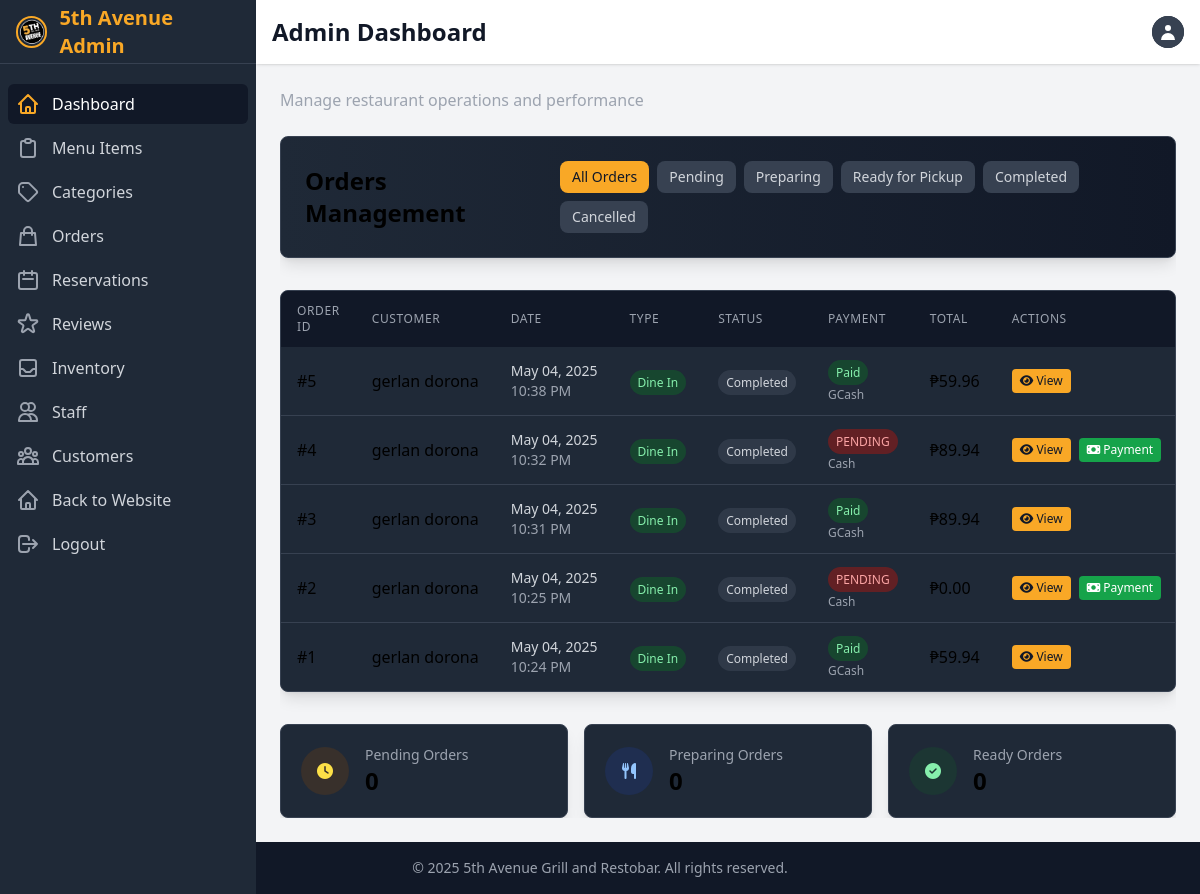
The page /dashboard/orders/ (signed in) on the database as committed earlier.
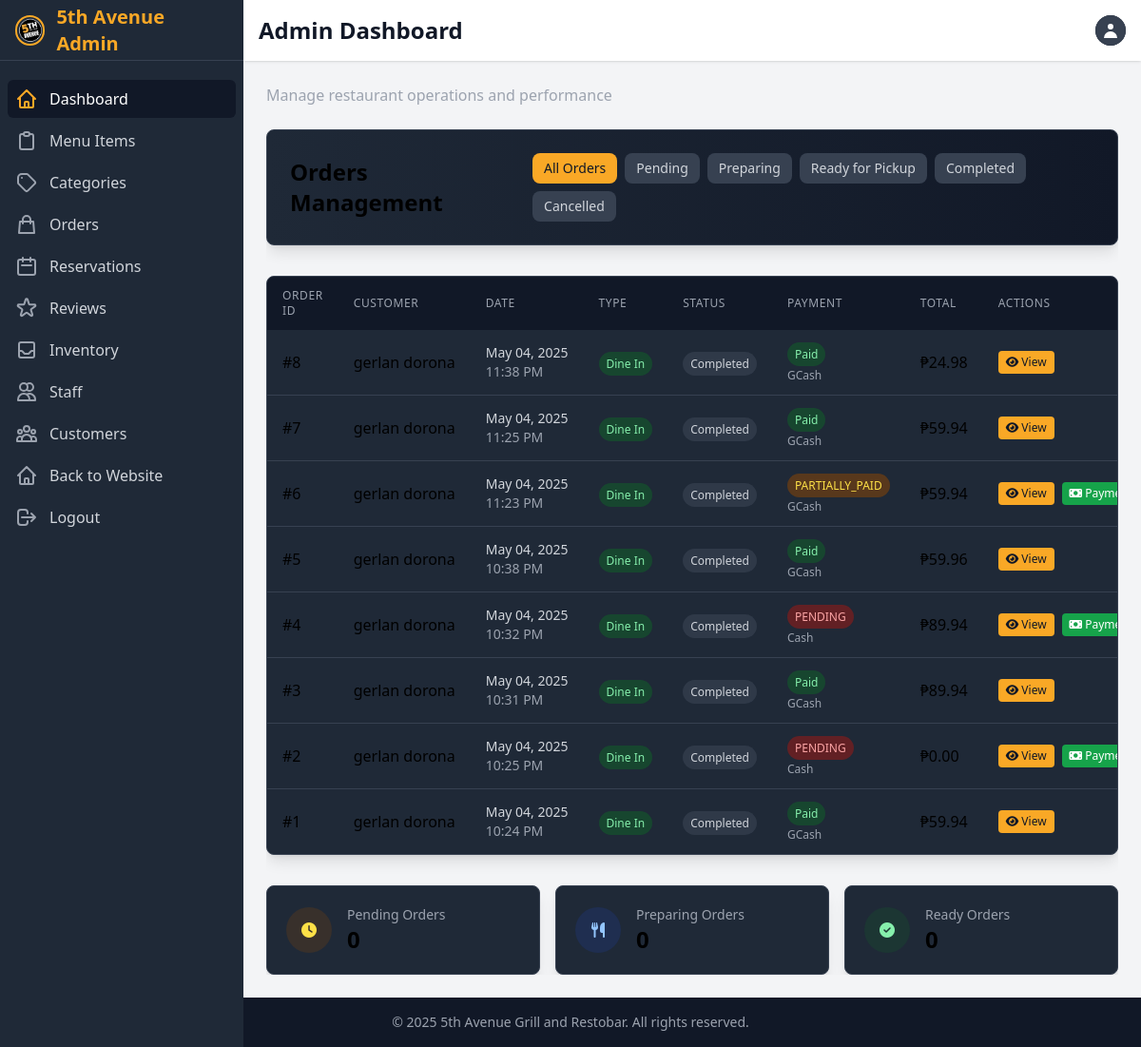
The same page on the database as committed later.
### ecommerce/models.py (models this page shows, shortened)
class Order(models.Model):
    STATUS_CHOICES = [
        ('PENDING', 'Pending'),
        ('PREPARING', 'Preparing'),
        ('READY', 'Ready for Pickup'),
        ('COMPLETED', 'Completed'),
        ('CANCELLED', 'Cancelled')
    ]
    CANCELLATION_REASON_CHOICES = [
        ('CUSTOMER_REQUEST', 'Customer Request'),
        ('PAYMENT_ISSUE', 'Payment Issue'),
        ('OUT_OF_STOCK', 'Items Out of Stock'),
        ('STORE_CLOSED', 'Store Closed'),
        ('DUPLICATE_ORDER', 'Duplicate Order'),
        ('OTHER', 'Other Reason')
    ]
    ORDER_TYPE_CHOICES = [
        ('DELIVERY', 'Delivery'),
        ('PICKUP', 'Pickup'),
        ('DINE_IN', 'Dine In'),
    ]
    PAYMENT_METHOD_CHOICES = [
        ('CASH', 'Cash'),
        ('CASH_ON_HAND', 'Cash on Hand'),
        ('CARD', 'Credit/Debit Card'),
        ('GCASH', 'GCash'),
        ('ONLINE', 'Other Online Payment'),
    ]
    PAYMENT_STATUS_CHOICES = [
        ('UNPAID', 'Unpaid'),
        ('PAID', 'Paid'),
        ('FAILED', 'Failed'),
        ('REFUNDED', 'Refunded'),
    ]
    user = models.ForeignKey(User, on_delete=models.CASCADE, related_name='orders')
    created_by = models.ForeignKey(User, on_delete=models.SET_NULL, related_name='created_orders', null=True, blank=True)
    customer_name = models.CharField(max_length=100, blank=True)
    customer_phone = models.CharField(max_length=20, blank=True)
    items = models.ManyToManyField(MenuItem, through='OrderItem')
    status = models.CharField(max_length=20, choices=STATUS_CHOICES, default='PENDING')
    order_type = models.CharField(max_length=20, choices=ORDER_TYPE_CHOICES, default='DELIVERY')
    payment_method = models.CharField(max_length=20, choices=PAYMENT_METHOD_CHOICES, default='CASH')
    payment_status = models.CharField(max_length=20, choices=PAYMENT_STATUS_CHOICES, default='UNPAID')
    total_amount = models.DecimalField(max_digits=10, decimal_places=2)
    tax_amount = models.DecimalField(max_digits=10, decimal_places=2, default=0)
    delivery_fee = models.DecimalField(max_digits=10, decimal_places=2, default=0)
    discount_amount = models.DecimalField(max_digits=10, decimal_places=2, default=0)
    delivery_address = models.TextField(blank=True, null=True)
    contact_number = models.CharField(max_length=20, blank=True, null=True)
    table_number = models.CharField(max_length=20, blank=True)
    number_of_guests = models.PositiveIntegerField(default=1)
    server_assigned = models.ForeignKey(User, on_delete=models.SET_NULL, related_name='served_orders', null=True, blank=True)
    estimated_dining_time = models.PositiveIntegerField(default=60, help_text='Estimated dining time in minutes')
    split_bill = models.BooleanField(default=False)
    split_type = models.CharField(max_length=20, choices=[('EQUAL', 'Equal Split'), ('CUSTOM', 'Custom Split')], default='EQUAL')
    split_ways = models.PositiveIntegerField(default=2)
    cash_on_hand = models.DecimalField(max_digits=10, decimal_places=2, default=0)
    change_amount = models.DecimalField(max_digits=10, decimal_places=2, default=0)
    estimated_preparation_time = models.PositiveIntegerField(default=30, help_text='Estimated preparation time in minutes')
    special_instructions = models.TextField(blank=True)
    created_at = models.DateTimeField(auto_now_add=True)
    updated_at = models.DateTimeField(auto_now=True)
    preparing_at = models.DateTimeField(null=True, blank=True)
    ready_at = models.DateTimeField(null=True, blank=True)
    completed_at = models.DateTimeField(null=True, blank=True)
    cancelled_at = models.DateTimeField(null=True, blank=True)
    cancellation_reason = models.CharField(max_length=50, choices=CANCELLATION_REASON_CHOICES, blank=True, null=True)
    cancellation_notes = models.TextField(blank=True, null=True)
    cancelled_by = models.ForeignKey(User, on_delete=models.SET_NULL, null=True, blank=True, related_name='cancelled_orders')
    reservation = models.ForeignKey('Reservation', on_delete=models.SET_NULL, null=True, blank=True, related_name='orders')
    class Meta:
        ordering = ['-created_at']

### ecommerce/views.py (the view)
# urls.py: path('dashboard/orders/', orders_list, name='orders'),
@login_required
def orders_list(request):
    orders = Order.objects.all().order_by('-created_at')
    status_filter = request.GET.get('status')
    if status_filter and status_filter != 'all':
        orders = orders.filter(status=status_filter)
    context = {
        'orders': orders,
        'status_filter': status_filter or 'all',
        'status_choices': Order.STATUS_CHOICES,
        'active_section': 'orders'
    }
    return render(request, 'accounts/orders.html', context)

### ecommerce/context_processors.py (called while the page is built, shortened)
def cart_processor(request):
    return {
        'cart_count': get_cart_count(request)
    }

def cashier_notification_processor(request):
    if not request.user.is_authenticated or not hasattr(request.user, 'staff_profile') or request.user.staff_profile.role != 'CASHIER':
        return {}

def customer_notification_processor(request):
    notifications = []
    return {
        'customer_notifications': notifications,
        'customer_notification_count': len(notifications)
    }

### ecommerce/templatetags/custom_filters.py (called while the page is built)
@register.filter
def filter_by_status(orders, status):
    return [order for order in orders if order.status == status]

### ecommerce/views.py (called while the page is built)
def get_cart_count(request):
    if request.user.is_authenticated:
        try:
            cart = Cart.objects.get(user=request.user)
            return sum(item.quantity for item in cart.cart_items.all())
        except Cart.DoesNotExist:
            return 0
    else:
        cart = request.session.get('cart', {})
        return sum(cart.values())

### templates/accounts/orders.html (shortened to what the changed rows need)
{% extends 'accounts/base.html' %}
{% load custom_filters %}
{% load math_filters %}
{% block content %}
<div class="space-y-8">
    <div class="bg-gradient-to-r from-gray-800 to-gray-900 rounded-lg p-6 shadow-lg border border-gray-700">
        <div class="flex flex-col md:flex-row justify-between items-start md:items-center gap-4">
            <h1 class="text-2xl font-bold">Orders Management</h1>
            <div class="flex flex-wrap gap-2">
                <a href="{% url 'orders' %}" class="px-3 py-1.5 rounded-lg text-sm {% if status_filter == 'all' %}bg-food-gold text-gray-900{% else %}bg-gray-700 text-gray-300 hover:bg-gray-600{% endif %} transition-colors duration-200">
                    All Orders
                </a>
                {% for status_code, status_name in status_choices %}
                <a href="{% url 'orders' %}?status={{ status_code }}" class="px-3 py-1.5 rounded-lg text-sm {% if status_filter == status_code %}bg-food-gold text-gray-900{% else %}bg-gray-700 text-gray-300 hover:bg-gray-600{% endif %} transition-colors duration-200">
                    {{ status_name }}
                </a>
                {% endfor %}
            </div>
        </div>
    </div>
    <div class="bg-gray-800 rounded-lg shadow-lg border border-gray-700 overflow-hidden">
        {% if orders %}
        <div class="overflow-x-auto">
            <table class="w-full">
                <thead>
                    <tr class="bg-gray-900">
                        <th class="px-4 py-3 text-left text-xs font-medium text-gray-400 uppercase tracking-wider">Order ID</th>
                        <th class="px-4 py-3 text-left text-xs font-medium text-gray-400 uppercase tracking-wider">Customer</th>
                        <th class="px-4 py-3 text-left text-xs font-medium text-gray-400 uppercase tracking-wider">Date</th>
                        <th class="px-4 py-3 text-left text-xs font-medium text-gray-400 uppercase tracking-wider">Type</th>
                        <th class="px-4 py-3 text-left text-xs font-medium text-gray-400 uppercase tracking-wider">Status</th>
                        <th class="px-4 py-3 text-left text-xs font-medium text-gray-400 uppercase tracking-wider">Payment</th>
                        <th class="px-4 py-3 text-left text-xs font-medium text-gray-400 uppercase tracking-wider">Total</th>
                        <th class="px-4 py-3 text-left text-xs font-medium text-gray-400 uppercase tracking-wider">Actions</th>
                    </tr>
                </thead>
                <tbody class="divide-y divide-gray-700">
                    {% for order in orders %}
                    <tr class="hover:bg-gray-700 transition-colors duration-150">
                        <td class="px-4 py-3 whitespace-nowrap">
                            <span class="font-medium">#{{ order.id }}</span>
                        </td>
                        <td class="px-4 py-3 whitespace-nowrap">
                            {% if order.user %}
                                {{ order.user.get_full_name|default:order.user.username }}
                            {% else %}
                                {{ order.customer_name|default:"Guest" }}
                            {% endif %}
                        </td>
                        <td class="px-4 py-3 whitespace-nowrap text-sm text-gray-300">
                            {{ order.created_at|date:"M d, Y" }} <br>
                            <span class="text-gray-400">{{ order.created_at|time:"g:i A" }}</span>
                        </td>
                        <td class="px-4 py-3 whitespace-nowrap">
                            <span class="px-2 py-1 text-xs rounded-full
                                {% if order.order_type == 'DELIVERY' %}bg-blue-900/70 text-blue-300
                                {% elif order.order_type == 'PICKUP' %}bg-purple-900/70 text-purple-300
                                {% elif order.order_type == 'DINE_IN' %}bg-green-900/70 text-green-300{% endif %}">
                                {{ order.get_order_type_display }}
                            </span>
                        </td>
                        <td class="px-4 py-3 whitespace-nowrap">
                            <span class="px-2 py-1 text-xs rounded-full
                                {% if order.status == 'PENDING' %}bg-yellow-900/70 text-yellow-300
                                {% elif order.status == 'PREPARING' %}bg-blue-900/70 text-blue-300
                                {% elif order.status == 'READY' %}bg-green-900/70 text-green-300
                                {% elif order.status == 'COMPLETED' %}bg-gray-700/70 text-gray-300
                                {% elif order.status == 'CANCELLED' %}bg-red-900/70 text-red-300{% endif %}">
                                {{ order.get_status_display }}
                            </span>
                        </td>
                        <td class="px-4 py-3 whitespace-nowrap">
                            <span class="px-2 py-1 text-xs rounded-full
                                {% if order.payment_status == 'PAID' %}bg-green-900/70 text-green-300
                                {% elif order.payment_status == 'PARTIALLY_PAID' %}bg-yellow-900/70 text-yellow-300
                                {% else %}bg-red-900/70 text-red-300{% endif %}">
                                {{ order.get_payment_status_display }}
                            </span>
                            <div class="text-xs text-gray-400 mt-1">{{ order.get_payment_method_display }}</div>
                        </td>
                        <td class="px-4 py-3 whitespace-nowrap font-medium">
                            ₱{{ order.total_amount|floatformat:2 }}
                        </td>
                        <td class="px-4 py-3 whitespace-nowrap text-sm">
                            <div class="flex space-x-2">
                                <a href="{% url 'admin_view_order' order.id %}" class="px-2 py-1 bg-food-gold hover:bg-food-gold-light text-gray-900 rounded text-xs transition-colors duration-200">
                                    <i class="fas fa-eye"></i> View
                                </a>
                                {% if order.payment_status != 'PAID' %}
                                <a href="#" class="px-2 py-1 bg-green-600 hover:bg-green-700 text-white rounded text-xs transition-colors duration-200">
                                    <i class="fas fa-money-bill"></i> Payment
                                </a>
                                {% endif %}
                            </div>
                        </td>
                    </tr>
                    {% endfor %}
                </tbody>
            </table>
        </div>
        {% endif %}
    </div>
</div>
{% endblock content %}

Rows that differ between the two databases and show on the page:
added Order: id "8", user.get_full_name "gerlan dorona", created_at "May 04, 2025", created_at "11:38 PM", order_type "Dine In", status "Completed", payment_status "Paid", payment_method "GCash", total_amount "24.98"
added Order: id "7", user.get_full_name "gerlan dorona", created_at "May 04, 2025", created_at "11:25 PM", order_type "Dine In", status "Completed", payment_status "Paid", payment_method "GCash", total_amount "59.94"
added Order: id "6", user.get_full_name "gerlan dorona", created_at "May 04, 2025", created_at "11:23 PM", order_type "Dine In", status "Completed", payment_status "PARTIALLY_PAID", payment_method "GCash", total_amount "59.94", shows "Payment"
